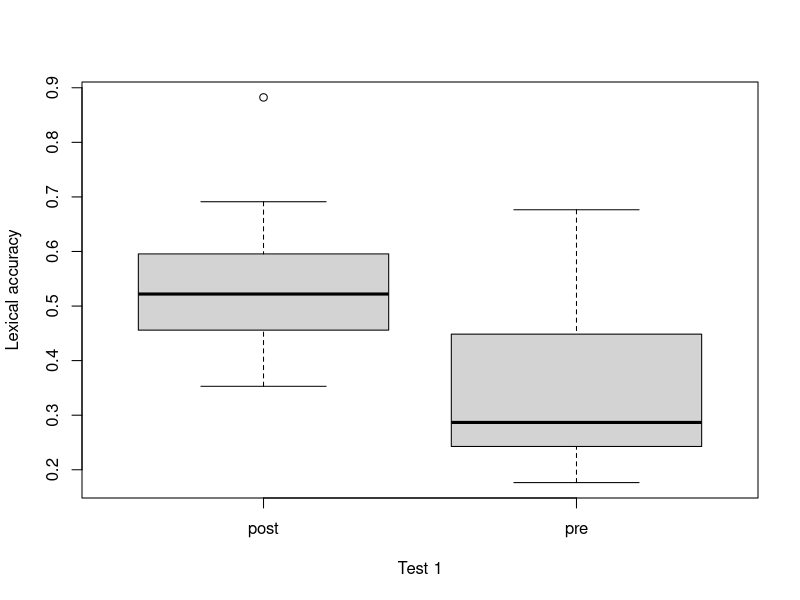
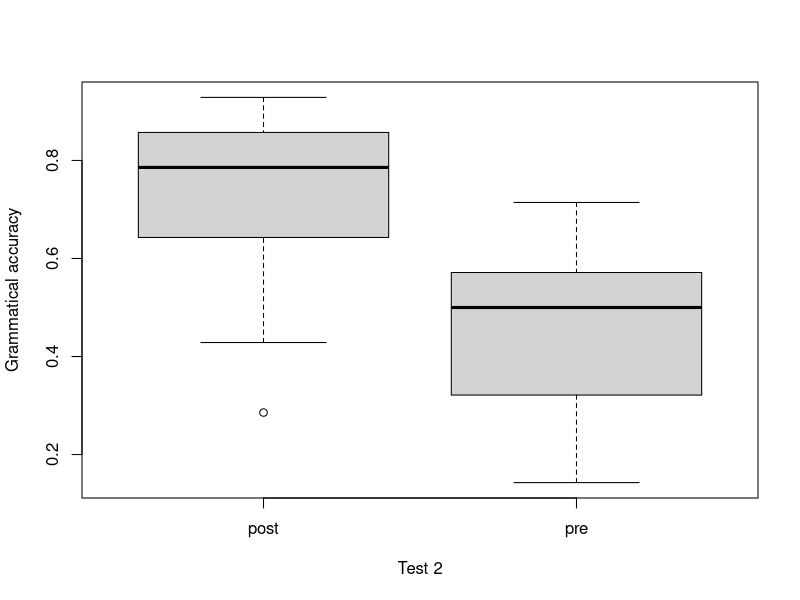
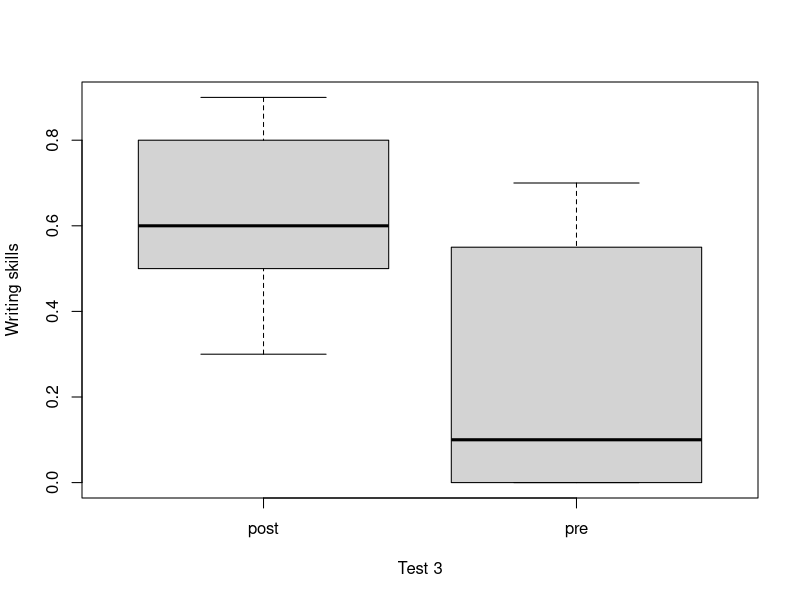
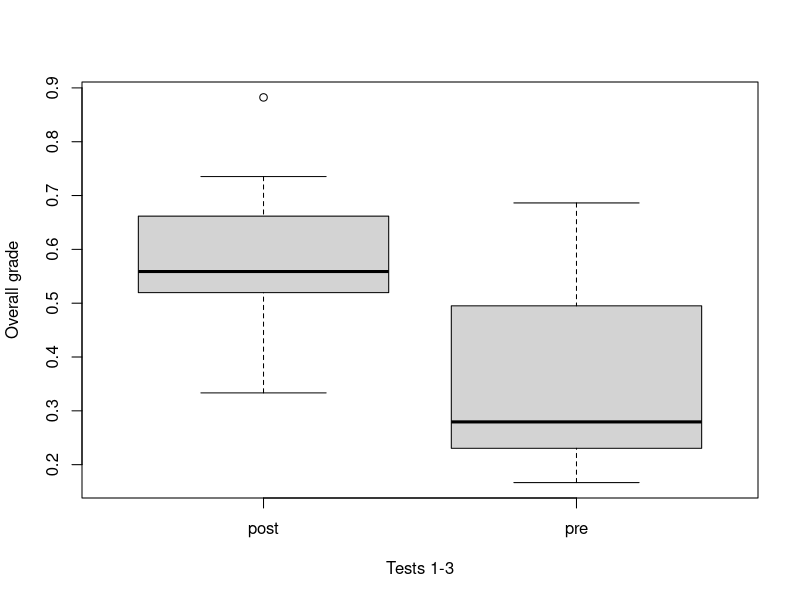

Generate these figures, in order, with R:
cmp <- read.csv("./pre-post-tests.csv", sep=";", dec=",")
boxplot(nlex ~ TEST, data = cmp, xlab="Test 1", ylab = "Lexical accuracy" )
boxplot(ngram ~ TEST, data = cmp, xlab="Test 2", ylab = "Grammatical accuracy")
boxplot(nwriting ~ TEST, data = cmp, xlab="Test 3", ylab = "Writing skills")
boxplot(overall ~ TEST, data = cmp, xlab="Tests 1-3", ylab = "Overall grade")
